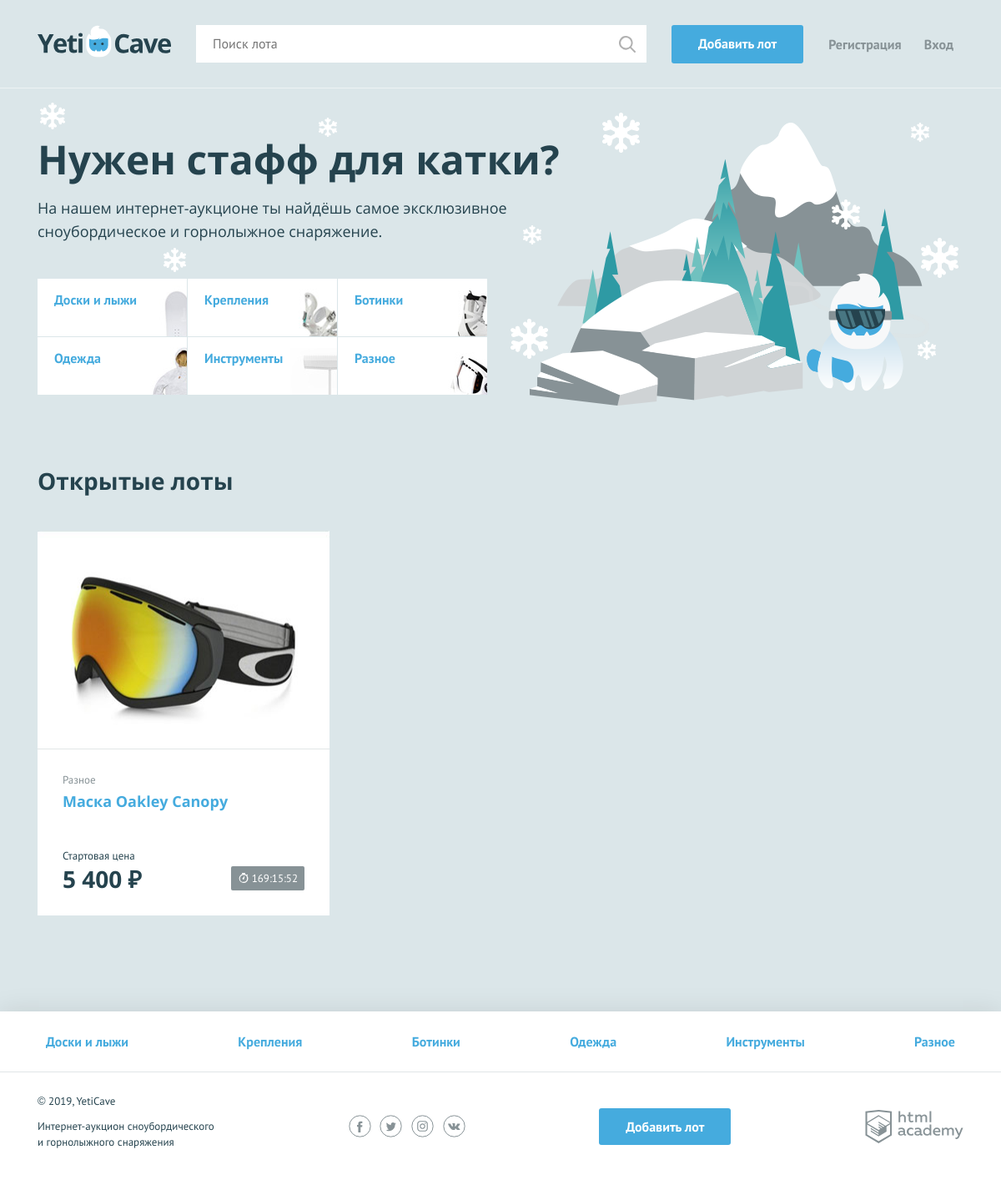
The page / on the database its author committed.
### tables this page shows
CREATE TABLE categories (
     id    INT AUTO_INCREMENT PRIMARY KEY,
     categor_name  VARCHAR(128) NOT NULL,
     categor_code  VARCHAR(128) NOT NULL
 );

CREATE TABLE advertisements (
     id               INT AUTO_INCREMENT PRIMARY KEY,
     dt_add           TIMESTAMP DEFAULT CURRENT_TIMESTAMP,
     adv_name         VARCHAR(128) NOT NULL,
     description      VARCHAR (256),
     img_url          VARCHAR (2083),
     cost             DECIMAL NOT NULL,
     expiration_date  TIMESTAMP NOT NULL,
     rate_step        DECIMAL,
     autor_id         INT NOT NULL,
     winner_id        INT (10),
     category_id      VARCHAR(128) NOT NULL
 );

### helpers.php (called while the page is built, shortened)
<?php
function db_get_prepare_stmt($link, $sql, $data = []) {
    $stmt = mysqli_prepare($link, $sql);
    return $stmt;
}
function include_template($name, array $data = []) {
    $name = 'templates/' . $name;
    extract($data);
    require $name;
    $result = ob_get_clean();
    return $result;
}

### dataBaseQueries.php (called while the page is built, shortened)
<?php
require_once('init.php');
$categorQuery = 'SELECT `id`, `categor_name`, `categor_code` FROM categories ';
$result = mysqli_query($connect, $categorQuery);
if ($result) {
    $categories = mysqli_fetch_all($result, MYSQLI_ASSOC);
} else {
    printf("Ошибка: %s\n", mysqli_error($connect));
}
?>

### functions.php (called while the page is built, shortened)
<?php
function getFinancialFormat($cost)
{
    return number_format(ceil($cost), 0, ".", " ") . ' ₽';
}
function getDateRange($expDate)
{
    $lotTime = strtotime($expDate);
    $curDate = time();
    $diff = ($lotTime - $curDate);
    if ($diff > 0) {
        $hours = floor($diff / 3600);
        $minutes = (floor($diff / 60)) - ($hours * 60);
        $seconds = $diff % 60;
    } else {
        $hours = 0;
        $minutes = 0;
        $seconds = 0;
    }
    return (['hours' => $hours, 'minutes' => $minutes, 'seconds' => $seconds]);
}
function getAllDataOnDb($link, $sqlQuery, $data = [])
{
    $stmt = db_get_prepare_stmt($link, $sqlQuery, $data);
    mysqli_stmt_execute($stmt);
    $result = mysqli_stmt_get_result($stmt);
    return ($result) ? mysqli_fetch_all($result, MYSQLI_ASSOC) : die('Ошибка соединения с БД');
}
?>

### init.php (called while the page is built, shortened)
<?php
$userName = $_SESSION['user']['user_name'] ?? '';
?>

### templates/main.php (the view, shortened to what this page needs)
<main class="container">
    <section class="promo">
        <h2 class="promo__title">Нужен стафф для катки?</h2>
        <p class="promo__text">На нашем интернет-аукционе ты найдёшь самое эксклюзивное сноубордическое и горнолыжное
            снаряжение.</p>
        <ul class="promo__list">
            <?php foreach ($categories as $category): ?>
                <li class="promo__item promo__item--<?= $category['categor_code'] ?>">
                    <a class="promo__link"
                       href="index.php?id=<?= htmlspecialchars($category['id']); ?>"><?= htmlspecialchars($category['categor_name']); ?></a>
                </li>
            <?php endforeach; ?>
        </ul>
    </section>
    <section class="lots">
        <div class="lots__header">
            <?php if (!empty($category_id)): ?>
                <h2>Все лоты в категории <?= $categories[$category_id - 1]['title']; ?></h2>
            <?php else: ?>
                <h2>Открытые лоты</h2>
            <?php endif; ?>
        </div>
        <ul class="lots__list">
            <?php foreach ($advertisements as $advertisement): ?>
                <li class="lots__item lot">
                    <div class="lot__image">
                        <img src="<?= htmlspecialchars($advertisement['img_url']) ?>" width="350" height="260" alt="">
                    </div>
                    <div class="lot__info">
                        <span class="lot__category"><?= htmlspecialchars($advertisement['categor_name']) ?></span>
                        <h3 class="lot__title"><a class="text-link"
                                                  href="lot.php?id=<?= $advertisement['id'] ?>"><?= htmlspecialchars($advertisement['adv_name']) ?></a>
                        </h3>
                        <div class="lot__state">
                            <div class="lot__rate">
                                <span class="lot__amount">Стартовая цена</span>
                                <span class="lot__cost"><?= htmlspecialchars(getFinancialFormat($advertisement['cost'])) ?></span>
                            </div>
                            <?php $expTime = getDateRange($advertisement['expiration_date']); ?>
                            <div class="lot__timer timer <?= ($expTime['hours'] == 0) ? 'timer--finishing' : '' ?>">
                                <?= $expTime['hours'] . ':' . $expTime['minutes'] . ':' . $expTime['seconds']?>
                            </div>
                        </div>
                    </div>
                </li>
            <?php endforeach; ?>
        </ul>
    </section>
</main>

### templates/layout.php (shortened to what this page needs)
<!DOCTYPE html>
<html lang="ru">
<head>
    <link href="../css/normalize.min.css" rel="stylesheet">
    <link href="../css/style.css" rel="stylesheet">
    <link href="../css/flatpickr.min.css" rel="stylesheet">
</head>
<body>
<div class="page-wrapper">
    <header class="main-header">
        <div class="main-header__container container">
            <a class="main-header__logo">
                <img src="../img/logo.svg" width="160" height="39" alt="Логотип компании YetiCave">
            </a>
            <form class="main-header__search" method="get" action="search.php" autocomplete="off">
                <input type="search" name="search" placeholder="Поиск лота" value="<?= $_GET['search'] ?? '' ?>">
                <input class="main-header__search-btn" type="submit" name="find" value="Найти">
            </form>
            <a class="main-header__add-lot button" href="add.php">Добавить лот</a>
            <nav class="user-menu">
                <?php if (isset($_SESSION['user'])): ?>
                    <div class="user-menu__logged">
                        <p><?= htmlspecialchars($userName); ?></p>
                        <a class="user-menu__bets" href="myBets.php">Мои ставки</a>
                        <a class="user-menu__logout" href="logout.php">Выход</a>
                    </div>
                <?php else: ?>
                    <ul class="user-menu__list">
                        <li class="user-menu__item">
                            <a href="signUp.php">Регистрация</a>
                        </li>
                        <li class="user-menu__item">
                            <a href="login.php">Вход</a>
                        </li>
                    </ul>
                <?php endif; ?>
            </nav>
        </div>
    </header>
    <?= $mainContent ?>
</div>
<footer class="main-footer">
    <nav class="nav">
        <ul class="nav__list container">
            <?php foreach ($categories as $value): ?>
                <li class="nav__item">
                    <a href="index.php?id=<?= htmlspecialchars($value['id']); ?>"><?= htmlspecialchars($value['categor_name']); ?></a>
                </li>
            <?php endforeach; ?>
        </ul>
    </nav>
    <div class="main-footer__bottom container">
        <div class="main-footer__copyright">
            <p>© 2019, YetiCave</p>
            <p>Интернет-аукцион сноубордического и горнолыжного снаряжения</p>
        </div>
        <div class="main-footer__social social">
            <a class="social__link social__link--facebook" href="#">
            </a>
            <a class="social__link social__link--twitter" href="#">
            </a>
            <a class="social__link social__link--instagram" href="#">
            </a>
            <a class="social__link social__link--vkontakte" href="#">
            </a>
        </div>
        <a class="main-footer__add-lot button" href="add-lot.html">Добавить лот</a>
        <div class="main-footer__developed-by">
            <a class="logo-academy" href="https://htmlacademy.ru/intensive/php">
            </a>
        </div>
    </div>
</footer>
</body>
</html>

### index.php (shortened to what this page needs)
<?php
require_once('init.php');
require_once('dataBaseQueries.php');
require_once('functions.php');
require_once('helpers.php');
require_once('getWinner.php');
$PAGE_ITEMS = 9;
$sql = 'SELECT id, categor_name, categor_code FROM categories';
$categoryIds = array_column(getAllDataOnDb($connect, $sql), 'id');
if(isset($_GET['id'])) {
    $safeSId = mysqli_real_escape_string($connect, $_GET['id']);
    $ids = $safeSId ?? implode(', ', $categoryIds);
}
else {
    $ids = (implode(', ', $categoryIds));
}
$CURRENT_PAGE = $_GET['page'] ?? 1;
$offset = ($CURRENT_PAGE - 1) * $PAGE_ITEMS;
$filename = basename(__FILE__);
if (isset($_GET['id'])) {
    $result = mysqli_query($connect, 'SELECT COUNT(*) AS cnt FROM advertisements WHERE expiration_date > NOW() AND category_id =' . $safeSId);
} else {
    $result = mysqli_query($connect, 'SELECT COUNT(*) AS cnt FROM advertisements WHERE expiration_date > NOW()');
}
$itemsCount = mysqli_fetch_assoc($result)['cnt'];
$sql = 'SELECT adv.id, adv.adv_name, adv.cost, adv.img_url, adv.rate_step, adv.expiration_date, cat.categor_name
FROM advertisements adv
    INNER JOIN categories cat
    ON adv.category_id = cat.id
WHERE adv.category_id in (' . $ids . ')
AND expiration_date > NOW()
LIMIT ' . $PAGE_ITEMS . '
OFFSET ' . $offset;
$advertisements = getAllDataOnDb($connect, $sql);
$pagesCount = ceil($itemsCount / $PAGE_ITEMS);
$pages = range(1, $pagesCount);
$parameters = [
    'pages' => $pages,
    'pagesCount' => $pagesCount,
    'currentPage' => $CURRENT_PAGE,
    'filename' => $filename
];
$pagination = include_template('pagination.php', $parameters);
$pageContent = include_template('main.php', [
    'categories' => $categories,
    'advertisements' => $advertisements,
    'categoryId' => isset($_GET['id']),
    'pagination' => $pagination
]);
$layoutContent = include_template('layout.php', [
    'categories' => $categories,
    'mainContent' => $pageContent,
    'pageTitle' => 'Главная',
    'userName' => $userName
]);
print($layoutContent);
?>

### rows shown on the page
categories: shows a picture, categor_name "Доски и лыжи"
categories: shows a picture, categor_name "Крепления"
categories: shows a picture, categor_name "Ботинки"
categories: shows a picture, categor_name "Одежда"
categories: shows a picture, categor_name "Инструменты"
categories: shows a picture, categor_name "Разное"
advertisements: img_url (picture), category.categor_name "Разное", adv_name "Маска Oakley Canopy", cost "5 400 ₽", expiration_date "169", expiration_date "15", expiration_date "52"
